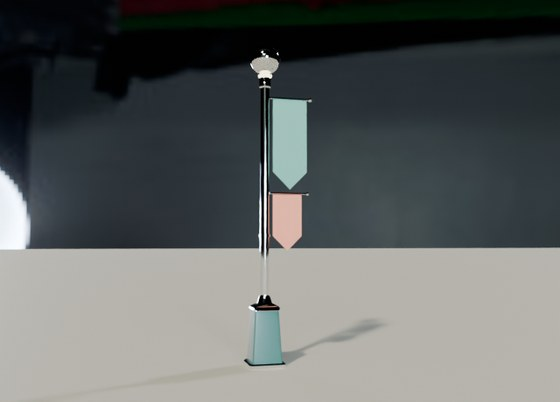
#> input picture presentation/assets/img/kit-PlazaSphereLamp_Play.jpg, 560 x 402 px, given in place of 0.png, which was not available
$ python reflection.py ../../../presentation/assets/img out.png
#> lines starting #> are read from the running program, lines starting #| are printed output that depends on the picture; after the words box and inside, x2 and y2 are one past the last pixel; in counts of white or black regions, pixels touching at a corner belong together
"""Project six street views into the longitude convention of Godot's sky shader."""

import argparse
from pathlib import Path

import numpy as np
from PIL import Image
from scipy.ndimage import map_coordinates


def panorama(directory):
    directions = np.array([(1, 0, 0), (-1, 0, 0), (0, 1, 0), (0, -1, 0), (0, 0, 1), (0, 0, -1)])
    up = np.array([(0, 1, 0), (0, 1, 0), (0, 0, -1), (0, 0, 1), (0, 1, 0), (0, 1, 0)])
    right = np.cross(directions, up)
    x = (np.arange(1024) + 0.5) * (np.pi * 2 / 1024)
    y = ((np.arange(512) + 0.5) * (np.pi / 512))[:, None]
    rays = np.stack(np.broadcast_arrays(np.sin(y) * np.sin(x), np.cos(y), -np.sin(y) * np.cos(x)), axis=2)
    face_ids = np.argmax(rays @ directions.T, axis=2)
    result = np.empty((512, 1024, 3), dtype=np.uint8)
    for i in range(6):
        source = np.asarray(Image.open(directory / f"{i}.png").convert("RGB"))
#> source is the input picture: shape (402, 560, 3); mean R, G, B 95.6, 99.2, 98.4
        rows, cols = np.where(face_ids == i)
        rays_here = rays[rows, cols]
        view_z = rays_here @ directions[i]
        u = (1 + rays_here @ right[i] / view_z) * source.shape[1] / 2 - 0.5
        v = (1 - rays_here @ up[i] / view_z) * source.shape[0] / 2 - 0.5
        for channel in range(3):
            result[rows, cols, channel] = map_coordinates(
                source[:, :, channel], (v, u), order=1, mode="nearest"
            )
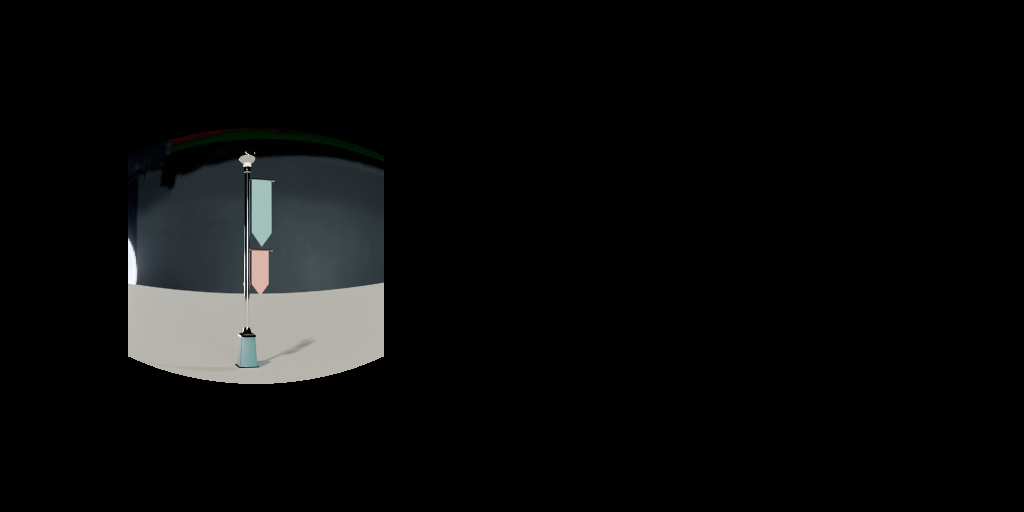
#> result: shape (512, 1024, 3); mean R, G, B 11.1, 11.6, 11.5
#> pass 2 of the loop in panorama, `for i in range(6):`:
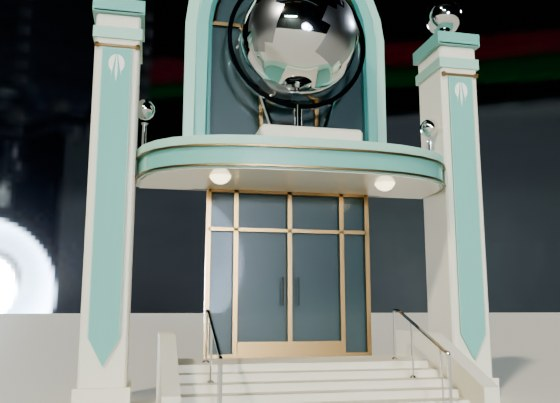
#> input picture presentation/assets/img/kit-RecordsEntrance.jpg, 560 x 403 px, given in place of 1.png, which was not available
#> in panorama, source is the input picture: shape (403, 560, 3); mean R, G, B 114.6, 121.5, 118.3
#> after the loop in panorama, `for channel in range(3):`:
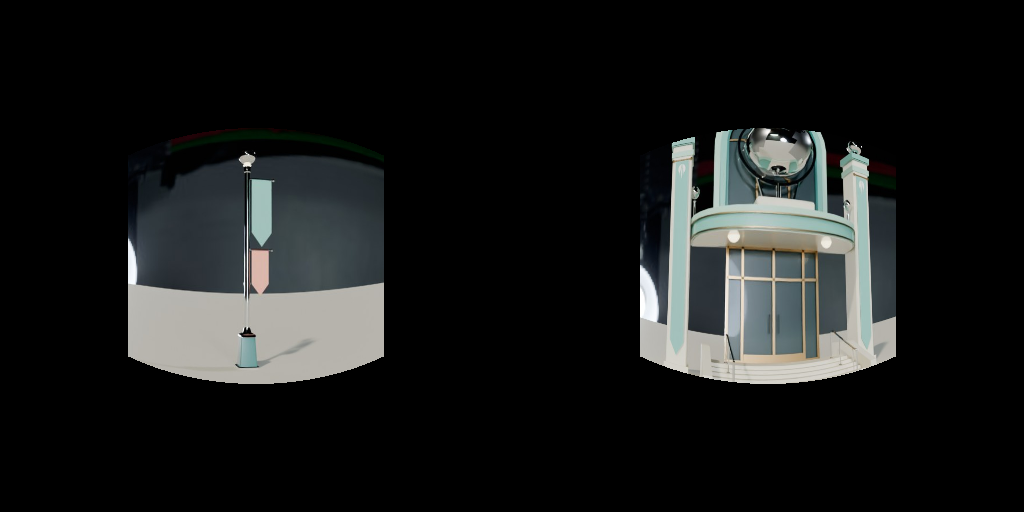
#> result: shape (512, 1024, 3); 11.61% of pixels changed, all inside (x1, y1, x2, y2) = (640, 128, 896, 384)
    return Image.fromarray(result)


if __name__ == "__main__":
    parser = argparse.ArgumentParser(description=__doc__)
    parser.add_argument("directory", type=Path)
    parser.add_argument("destination", type=Path)
    args = parser.parse_args()
#> (the run stopped early here; a loop or call above may not have finished)
